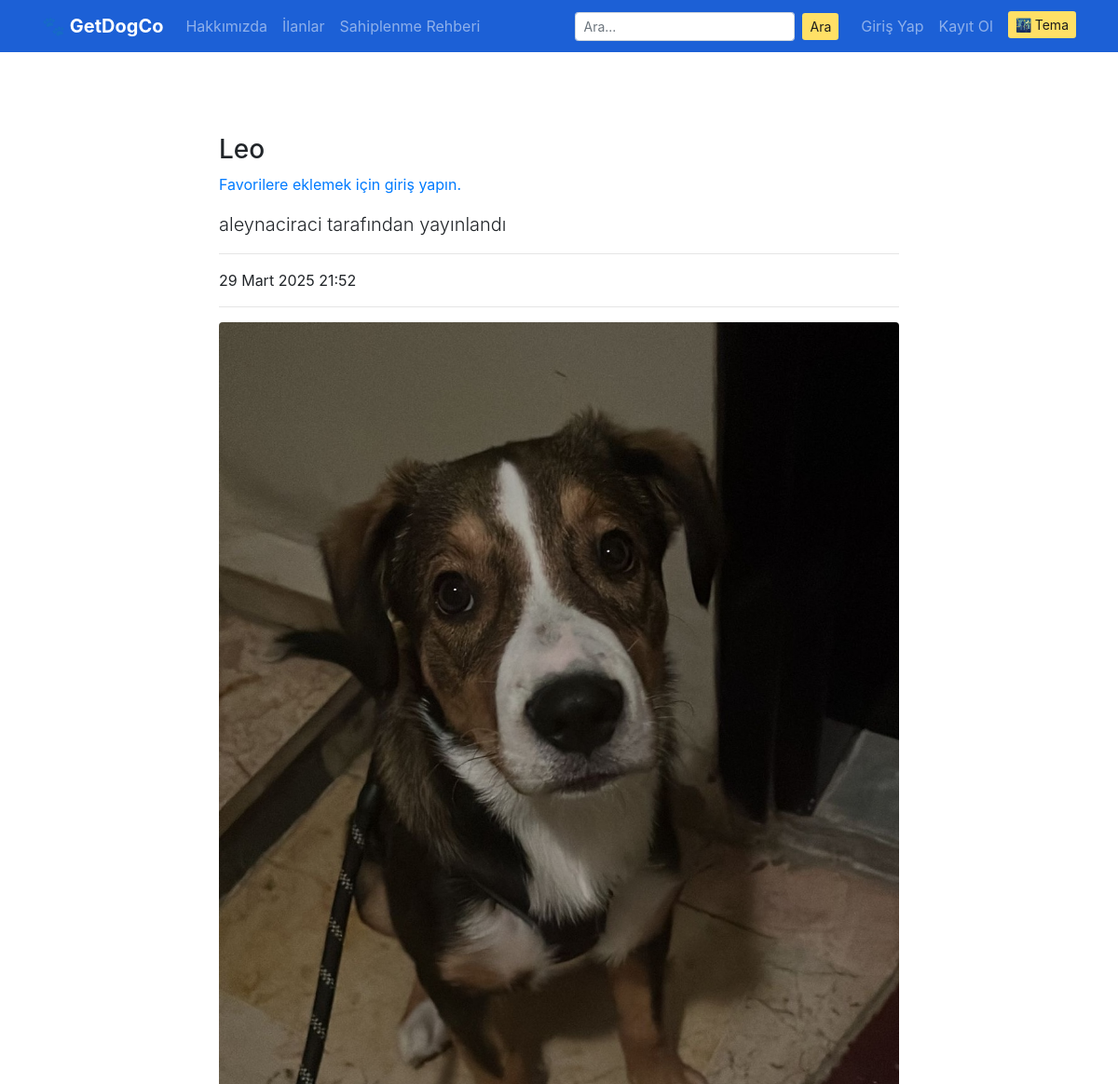
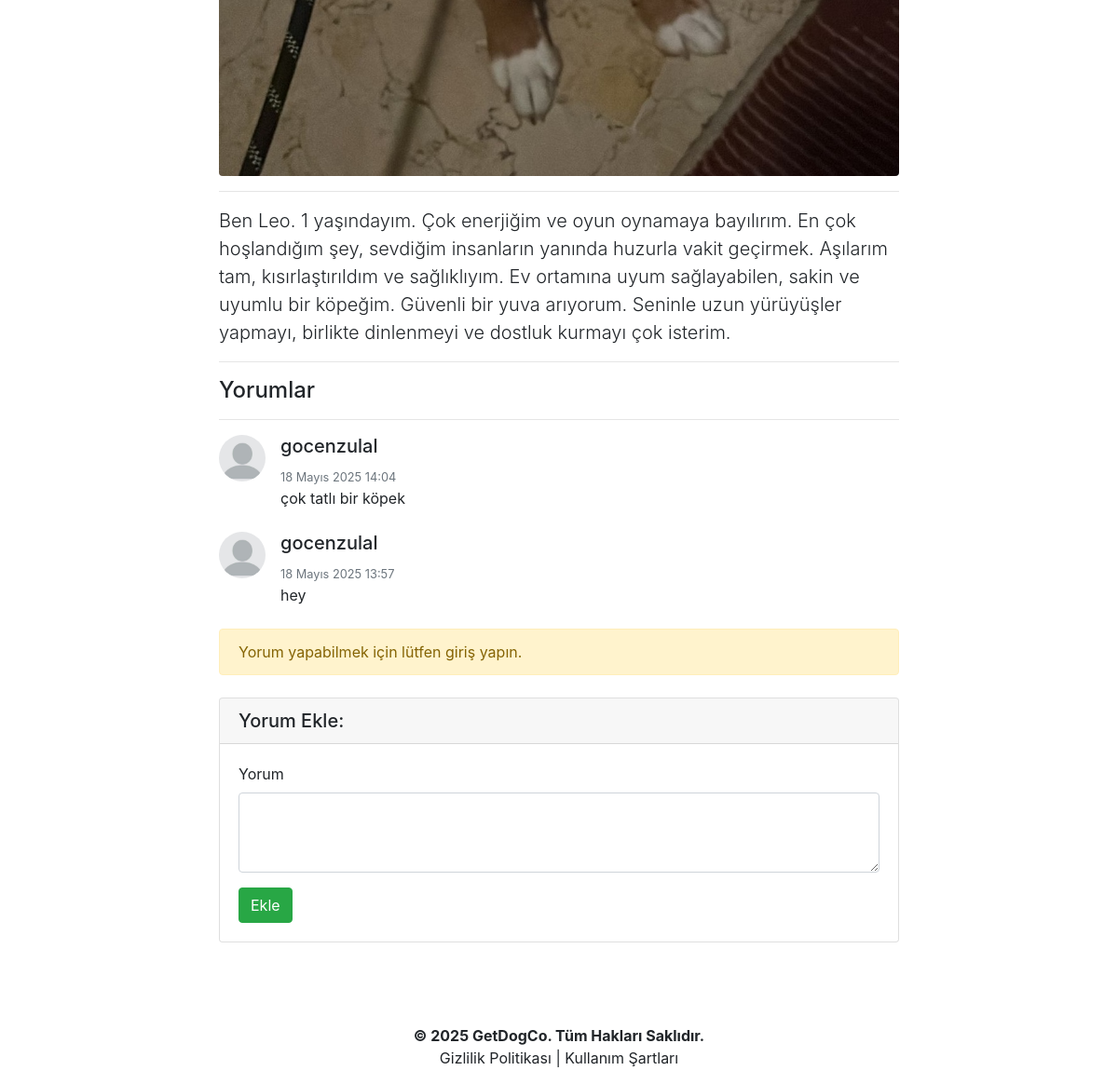
The app's page /tr/post/5/ with its own data (2 pictures, top to bottom).
### getdogco/models.py (models this page shows, shortened)
class DogAdoptionPost(models.Model):
    owner = models.ForeignKey("auth.User", on_delete=models.CASCADE, verbose_name="Sahiplenen Kullanıcı")
    title = models.CharField(max_length=100, verbose_name="İlan Başlığı")
    description = RichTextField(verbose_name="Açıklama")
    breed = models.CharField(max_length=50, verbose_name="Köpek Irkı")
    age = models.IntegerField(verbose_name="Köpek Yaşı")
    location = models.CharField(max_length=100, verbose_name="Konum")
    created_date = models.DateTimeField(auto_now_add=True, verbose_name="Oluşturulma Tarihi")
    dog_image = models.ImageField(upload_to='dog_images/', blank=True, null=True, verbose_name="Köpek Fotoğrafı")
    class Meta:
        ordering = ['-created_date']

class AdoptionComment(models.Model):
    post = models.ForeignKey(DogAdoptionPost, on_delete=models.CASCADE, verbose_name="İlan", related_name="comments")
    user = models.ForeignKey(User, on_delete=models.CASCADE, verbose_name="Yorum Sahibi", null=True, blank=True)
    comment_author = models.CharField(max_length=50, verbose_name="Yorum Sahibi")
    comment_content = models.TextField(verbose_name="Yorum")
    comment_date = models.DateTimeField(auto_now_add=True, verbose_name="Yorum Tarihi")
    class Meta:
        ordering = ['-comment_date']

### getdogco/views.py (the view)
# urls.py: path('post/<int:id>/', views.postDetail, name='post_detail'),
def postDetail(request, id):
    post = get_object_or_404(DogAdoptionPost, id=id)
    comments = AdoptionComment.objects.filter(post=post)
    is_favorited = False
    if request.user.is_authenticated:
        is_favorited = Favorite.objects.filter(user=request.user, post=post).exists()
    return render(request, "post_detail.html", {
        "post": post,
        "comments": comments,
        "is_favorited": is_favorited
    })

### getdogco/context_processors.py (called while the page is built, shortened)
def notification_context(request):
    return {
        'unread_notification_count': 0,
        'notifications': []
    }

### templates/post_detail.html (shortened to what this page needs)
{% extends "layout.html" %}
{% load i18n %}
{% block body %}
<div class="row justify-content-center">
  <div class="col-lg-8 col-md-10 col-sm-12">
    <h3 class="mt-4">{{ post.title }}</h3>
    {% if user.is_authenticated and post.owner != user %}
      {% if is_favorited %}
        <form method="POST" action="{% url 'getdogco:remove_favorite' post.id %}">
          {% csrf_token %}
          <button type="submit" class="btn btn-danger mb-3">❤️ {% trans "Favorilerden Çıkar" %}</button>
        </form>
      {% else %}
        <form method="POST" action="{% url 'getdogco:add_favorite' post.id %}">
          {% csrf_token %}
          <button type="submit" class="btn btn-outline-danger mb-3">🤍 {% trans "Favorilere Ekle" %}</button>
        </form>
      {% endif %}
    {% elif not user.is_authenticated %}
      <p><a href="{% url 'login' %}">{% trans "Favorilere eklemek için giriş yapın." %}</a></p>
    {% endif %}
    <p class="lead">
      {{ post.owner.username }} {% trans "tarafından yayınlandı" %}
    </p>
    <hr>
    <p>{{ post.created_date }}</p>
    <hr>
    {% if post.dog_image %}
    <img class="img-fluid rounded" src="{{ post.dog_image.url }}" alt="{% trans 'Köpek Fotoğrafı' %}">
    {% endif %}
    <hr>
    <p class="lead">
      {{ post.description|safe }}
    </p>
    <hr>
    <h4>{% trans "Yorumlar" %}</h4>
    <hr>
    {% if comments %}
      {% for comment in comments %}
        <div class="media mb-4">
          <img class="rounded-circle img-fluid mr-3" style="max-width: 50px;"
              src="{% if comment.user.profile.image %}{{ comment.user.profile.image.url }}{% else %}/media/profile_pics/default.jpg{% endif %}"
              alt="{% trans 'Profil Resmi' %}"
              onerror="this.onerror=null;this.src='/media/profile_pics/default.jpg';">
          <div class="media-body">
            <h5 class="mt-0">{{ comment.comment_author }}</h5>
            <small class="text-muted">{{ comment.comment_date }}</small><br>
            {{ comment.comment_content }}
          </div>
        </div>
      {% endfor %}
    {% else %}
      <div class="alert alert-warning">
        {% trans "Bu ilana henüz yorum yazılmamış. İlk yorumu siz yapın!" %}
      </div>
    {% endif %}
    {% if not user.is_authenticated %}
      <div class="alert alert-warning">
        {% trans "Yorum yapabilmek için lütfen giriş yapın." %}
      </div>
    {% endif %}
    <div class="card my-4">
      <h5 class="card-header">{% trans "Yorum Ekle:" %}</h5>
      <div class="card-body">
        <form method="post" action="{% url 'getdogco:add_comment' post.id %}">
          <div class="form-group">
            <label for="formGroupExampleInput">{% trans "Yorum" %}</label>
            <textarea name="comment_content" class="form-control" rows="3"></textarea>
          </div>
          <button type="submit" class="btn btn-success">{% trans "Ekle" %}</button>
        </form>
      </div>
    </div>
  </div>
</div>
{% endblock body %}

### static/css/style.css (style rules this page uses)
html, body { height: 100%; margin: 0; }
body { display: flex; flex-direction: column; min-height: 100vh; }

### records on screen
DogAdoptionPost: title "Leo", owner.username "aleynaciraci", created_date "29 Mart 2025 21:52", dog_image (picture), description "Ben Leo. 1 yaşındayım. Çok enerjiğim ve oyun oynamaya bayılırım. En çok hoşlandığım şey, sevdiğim insanların yanında huzurla vakit geçirmek. Aşılarım tam, kısırlaştırıldım ve sağlıklıyım. Ev ortamına uyum sağlayabilen, sakin ve uyumlu bir köpeğim. Güvenli bir yuva arıyorum. Seninle uzun yürüyüşler yapmayı, birlikte dinlenmeyi ve dostluk kurmayı çok isterim."
AdoptionComment: comment_author "gocenzulal", comment_date "18 Mayıs 2025 14:04", comment_content "çok tatlı bir köpek"
AdoptionComment: comment_author "gocenzulal", comment_date "18 Mayıs 2025 13:57", comment_content "hey"
